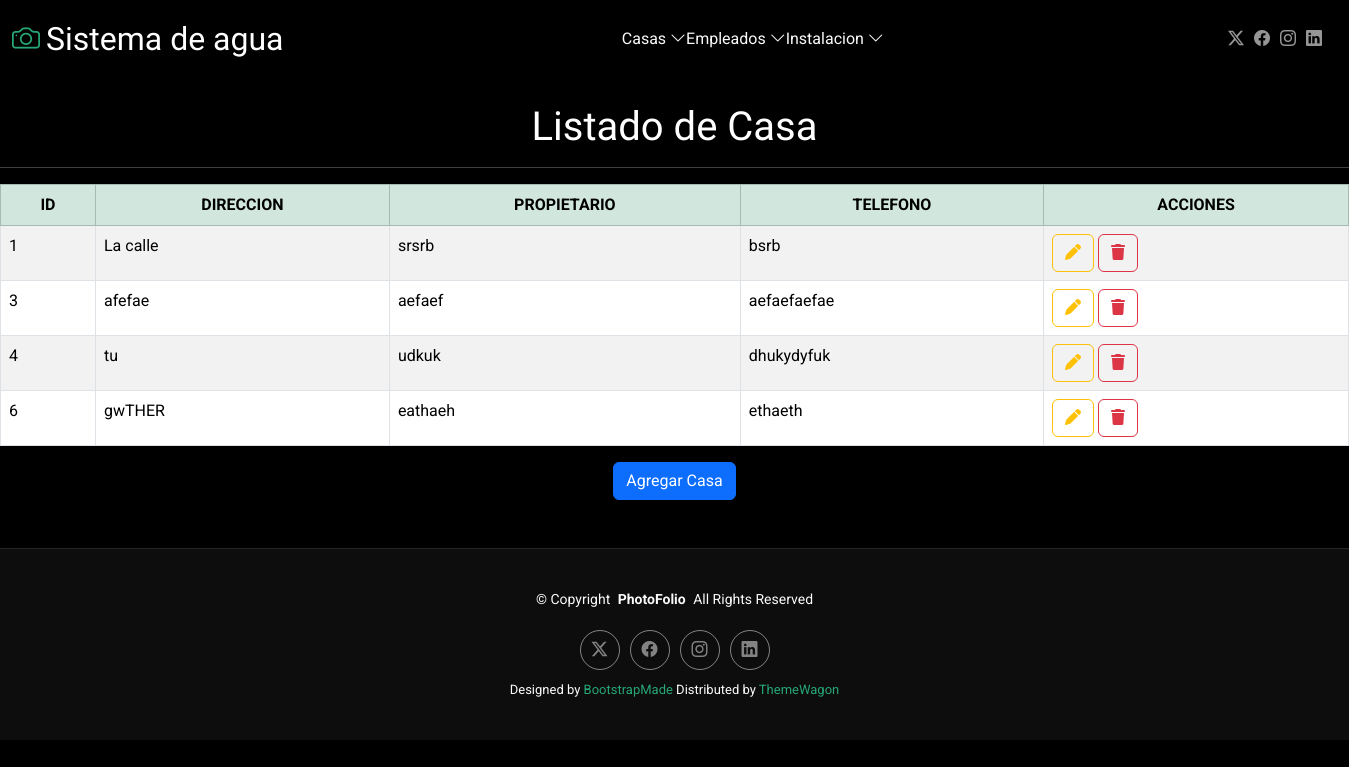
Page /inicioca on the committed database.
### Aplicaciones/Casa/models.py (models this page shows)
class Casa(models.Model):
    id = models.AutoField(primary_key=True)
    direccion = models.CharField(max_length=255)
    propietario = models.CharField(max_length=100)
    telefono = models.CharField(max_length=20)

### Aplicaciones/Casa/views.py (the view)
# urls.py: path('inicioca',views.inicio,name='inicioca'),
def inicio(request):
    listadoCasa=Casa.objects.all()
    return render(request,"inicioca.html",{'casa':listadoCasa})

### Aplicaciones/Casa/templates/inicioca.html (shortened to what this page needs)
{% extends 'plantilla.html' %}
{% load static %}
{% block body %}
<br>
<h1 class="text-center">Listado de Casa</h1>
<hr>
<table class="table table-bordered table-striped table-hover ">
    <thead>
        <tr class="table-success text-center">
            <th>ID</th>
            <th>DIRECCION</th>
            <th>PROPIETARIO</th>
            <th>TELEFONO</th>
            <th>ACCIONES</th>
        </tr>
    </thead>
    <tbody>
        {% for casaTemporal in casa %}
            <tr>
                <td>{{casaTemporal.id}}</td>
                <td>{{casaTemporal.direccion}}</td>
                <td>{{casaTemporal.propietario}}</td>
                <td>{{casaTemporal.telefono}}</td>
                <td>
                    <a href="editarCasa/{{casaTemporal.id}}" class="btn btn-outline-warning">
                        <i class="fa fa-pen"></i>
                    </a>
                    <a href="#" class="btn btn-outline-danger" onclick="confirmarEliminacion('{{casaTemporal.id}}')">
                        <i class="fa fa-trash"></i>
                    </a>
                </td>
            </tr>
        {% endfor %}
    </tbody>
</table>
<div class="text-center ">
    <a href="nuevaCasa" class="btn btn-primary " >
        Agregar Casa
    </a>
</div>
<br>
<br>
{% endblock %}

### Aplicaciones/templates/plantilla.html (shortened to what this page needs)
{% load static %}
<!DOCTYPE html>
<html lang="en">
<head>
  <link href="{% static 'plantilla/Pho/assets/vendor/bootstrap/css/bootstrap.min.css'%}" rel="stylesheet">
  <link href="{% static 'plantilla/Pho/assets/vendor/bootstrap-icons/bootstrap-icons.css'%}" rel="stylesheet">
  <link href="{% static 'plantilla/Pho/assets/vendor/aos/aos.css'%}" rel="stylesheet">
  <link href="{% static 'plantilla/Pho/assets/vendor/glightbox/css/glightbox.min.css'%}" rel="stylesheet">
  <link href="{% static 'plantilla/Pho/assets/vendor/swiper/swiper-bundle.min.css'%}" rel="stylesheet">
  <link href="{% static 'plantilla/Pho/assets/css/main.css'%}" rel="stylesheet">
  <link rel="stylesheet" href="https://cdnjs.cloudflare.com/ajax/libs/font-awesome/6.7.2/css/all.min.css" />
</head>
<body class="index-page">
  <header id="header" class="header d-flex align-items-center sticky-top">
    <div class="container-fluid position-relative d-flex align-items-center justify-content-between">
      <a href="index.html" class="logo d-flex align-items-center me-auto me-xl-0">
        <i class="bi bi-camera"></i>
        <h1 class="sitename">Sistema de agua </h1>
      </a>
      <nav id="navmenu" class="navmenu">
        <ul>
          <li class="dropdown"><span>Casas</span> <i class="bi bi-chevron-down toggle-dropdown"></i></a>
          </li>
          <li class="dropdown"><span>Empleados</span> <i class="bi bi-chevron-down toggle-dropdown"></i></a>
          </li>
          <li class="dropdown"><span>Instalacion</span> <i class="bi bi-chevron-down toggle-dropdown"></i></a>
          </li>
        </ul>
      </nav>
      <div class="header-social-links">
        <a href="#" class="twitter"><i class="bi bi-twitter-x"></i></a>
        <a href="#" class="facebook"><i class="bi bi-facebook"></i></a>
        <a href="#" class="instagram"><i class="bi bi-instagram"></i></a>
        <a href="#" class="linkedin"><i class="bi bi-linkedin"></i></a>
      </div>
    </div>
  </header>
{% block body %}
{% endblock %}
<footer id="footer" class="footer">
  <div class="container">
    <div class="copyright text-center ">
      <p>© <span>Copyright</span> <strong class="px-1 sitename">PhotoFolio</strong> <span>All Rights Reserved</span></p>
    </div>
    <div class="social-links d-flex justify-content-center">
      <a href=""><i class="bi bi-twitter-x"></i></a>
      <a href=""><i class="bi bi-facebook"></i></a>
      <a href=""><i class="bi bi-instagram"></i></a>
      <a href=""><i class="bi bi-linkedin"></i></a>
    </div>
    <div class="credits">
      Designed by <a href="https://bootstrapmade.com/">BootstrapMade</a> Distributed by <a href="https://themewagon.com">ThemeWagon</a>
    </div>
  </div>
</footer>
</body>
</html>

### sistemagua/static/plantilla/Pho/assets/css/main.css (style rules this page uses)
:root { --default-font: "Roboto", system-ui, -apple-system, "Segoe UI", Roboto, "Helvetica Neue", Arial, "Noto Sans", "Liberation Sans", sans-serif, "Apple Color Emoji", "Segoe UI Emoji", "Segoe UI Symbol", "Noto Color Emoji"; --heading-font: "Cardo", sans-serif; --nav-font: "Inter", sans-serif; }
:root { --background-color: #000000; --default-color: #fafafa; --heading-color: #ffffff; --accent-color: #27a776; --surface-color: #1a1a1a; --contrast-color: #ffffff; }
:root { --nav-color: rgba(255, 255, 255, 0.5); --nav-hover-color: #ffffff; --nav-mobile-background-color: #1a1a1a; --nav-dropdown-background-color: #1a1a1a; --nav-dropdown-color: rgba(255, 255, 255, 0.5); --nav-dropdown-hover-color: #ffffff; }
:root { scroll-behavior: smooth; }
body { color: var(--default-color); background-color: var(--background-color); font-family: var(--default-font); }
a { color: var(--accent-color); text-decoration: none; transition: 0.3s; }
h1, h2, h3, h4, h5, h6 { color: var(--heading-color); font-family: var(--heading-font); }
.header { color: var(--default-color); background-color: var(--background-color); padding: 20px 0; transition: all 0.5s; z-index: 997; border-bottom: 1px solid var(--background-color); }
.header .logo { line-height: 1; }
.header .logo h1 { font-size: 32px; margin: 0; font-weight: 400; color: var(--heading-color); }
.header .logo i { font-size: 28px; margin-right: 6px; }
.header .header-social-links { padding-right: 15px; }
.header .header-social-links a { color: color-mix(in srgb, var(--default-color), transparent 40%); padding-left: 6px; display: inline-block; transition: 0.3s; font-size: 16px; }
.header .header-social-links a i { line-height: 0px; }
@media (min-width: 1200px) { .navmenu { padding: 0; } }
@media (min-width: 1200px) { .navmenu ul { margin: 0; padding: 0; display: flex; list-style: none; align-items: center; } }
@media (min-width: 1200px) { .navmenu li { position: relative; } }
.footer { --background-color: color-mix(in srgb, var(--default-color), transparent 95%); border-top: 1px solid color-mix(in srgb, var(--default-color), transparent 90%); color: var(--default-color); background-color: var(--background-color); font-size: 14px; padding: 40px 0; position: relative; }
.footer .copyright p { margin-bottom: 0; }
.footer .social-links { margin-top: 20px; }
.footer .social-links a { display: flex; align-items: center; justify-content: center; width: 40px; height: 40px; border-radius: 50%; border: 1px solid color-mix(in srgb, var(--default-color), transparent 50%); font-size: 16px; color: color-mix(in srgb, var(--default-color), transparent 50%); margin: 0 5px; transition: 0.3s; }
.footer .credits { margin-top: 10px; font-size: 13px; text-align: center; }

### rows in the picture
Casa: id "1", direccion "La calle", propietario "srsrb", telefono "bsrb"
Casa: id "3", direccion "afefae", propietario "aefaef", telefono "aefaefaefae"
Casa: id "4", direccion "tu", propietario "udkuk", telefono "dhukydyfuk"
Casa: id "6", direccion "gwTHER", propietario "eathaeh", telefono "ethaeth"
